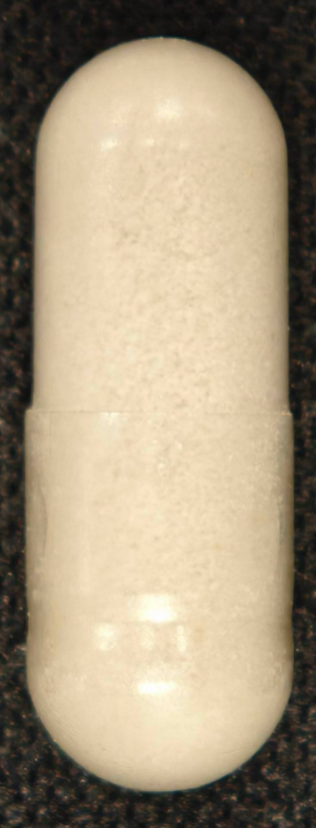
#> input picture backup/Figs_0203/000_mask_raw.png, 316 x 828 px, found by its file name
$ python Capsule_defect_detection_0130.py
#> lines starting #> are read from the running program, lines starting #| are printed output that depends on the picture; after the words box and inside, x2 and y2 are one past the last pixel; in counts of white or black regions, pixels touching at a corner belong together
#> further down, mask_raw is the input picture: shape (828, 316, 3); mean B, G, R 125.4, 150.3, 164.7
import cv2
import numpy as np
import imutils
import time
import matplotlib.pyplot as plt
from PIL import Image
plt.rcParams['figure.dpi'] = 300   # 图形的DPI


# [30 lines left out: functions show_img, CutImgeByBox, not called in this run]


def img_preprocessing(img_raw):
    img_gray = cv2.cvtColor(img_raw, cv2.COLOR_BGR2GRAY)                     # 图像灰度化
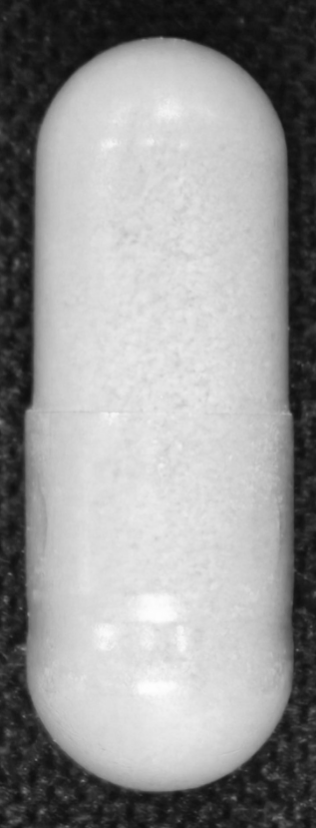
#> img_gray: shape (828, 316); min 11, max 253, mean 151.7
    # show_img("img_gray", img_gray)
    # img_blurred = cv2.GaussianBlur(img_gray, (3, 3), 0)                      # 高斯模糊抑制背景噪声（调整卷积核大小）
    # show_img("img_blurred", img_blurred)
    _, img_binary = cv2.threshold(img_gray, 125, 255, cv2.THRESH_BINARY)  # 图像二值化， 阈值=165（阈值影响开闭运算效果）
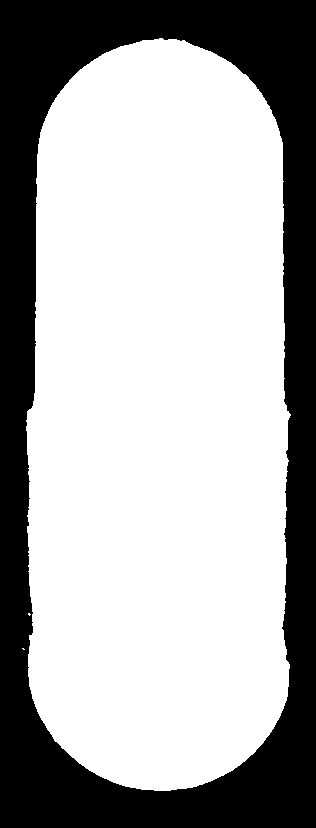
#> img_binary: shape (828, 316); 67.5% white; 1 black region, box (x1, y1, x2, y2) and area: (0, 0, 316, 828) 84949
    # show_img("img_binary", img_binary)
    kernel = cv2.getStructuringElement(cv2.MORPH_RECT, (3, 3))          # 定义矩形结构元素
    img_closed = cv2.morphologyEx(img_binary, cv2.MORPH_CLOSE, kernel)  # 闭运算（链接块）
#> img_closed: shape (828, 316); 67.5% white; 1 black region, box (x1, y1, x2, y2) and area: (0, 0, 316, 828) 84911
    # show_img("img_closed", img_closed)
    img_opened = cv2.morphologyEx(img_closed, cv2.MORPH_OPEN, kernel)   # 开运算（去噪点）
#> img_opened: shape (828, 316); 67.5% white; 1 black region, box (x1, y1, x2, y2) and area: (0, 0, 316, 828) 84936
    # show_img("filtered_binary_img", img_opened)

    return img_raw, img_opened


# [193 lines left out: functions find_contours_img, detect_local_defects, capsule_defect_detection, not called in this run]


if __name__ == "__main__":
    start_time = time.time()
    # img_path = 'Figs_14/006.bmp'
    img_path = 'Figs_30/002.bmp'
    # img_path = 'Figs_14/007.jpg'
    img_raw = cv2.imread(img_path)
    # img_raw = img_raw[:, 1300: 2200:, :]
    # img_raw = np.transpose(img_raw, (1, 0, 2))
    # show_img("img_raw", img_raw)

    mask_img_path = 'Figs/000_mask_raw.png'
    mask_raw = cv2.imread(mask_img_path)
    _, mask_binary = img_preprocessing(mask_raw)

#> (the run stopped early here; a loop or call above may not have finished)
